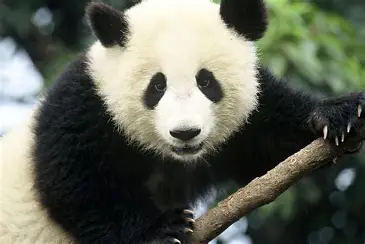
#> input picture lab_01/panda.png, 365 x 244 px
$ jupyter execute Lab_01.ipynb
#> lines starting #> are read from the running program, lines starting #| are printed output that depends on the picture
# Lab 01 - NumPY, Vectors, Matrices

[cell 1]
import numpy as np

## Exercise 1 - Vectors

[cell 2]
# Initialize two arrays of length 6
x = np.array([1, 2, 3, 4, 5, 6])
y = np.array([7, 8, 9, 10, 11, 12])

# Extract the first 3 elements of x
x_first_elems = x[:3]

# Extract the last 3 elements of y
y_last_elems = y[3:]

# Concatenate x_first_elems and y_last_elems
z = np.concatenate((x_first_elems, y_last_elems))

# Stack x, y and z
m = np.stack((x, y, z))

# Print the number of dimensions, the size and the shape of m

print(f"{m}\n {m.ndim} - {m.size} - {m.shape}")

[cell 3]
# Given an array, print all the elements with a value between 3 and 7 (included), WITHOUT using loops
a = np.array([1, 2, 3, 5, 7, 3, 4, 12, 2, 5, 6, 8, 9, 3, 3, 1, 1, 2, 9, 3, 7, 8, 10])

guard = a[(a > 2) & (a < 8)]

guard

## Exercise 2 - Matrices

[cell 4]
# Create a 3x4 matrix of random integers between 1 and 10
matrix = np.random.randint(1, 11, size=(3, 4))

matrix

[cell 5]
# Create a 3x4 matrix of ones
ones_matrix = np.ones((3,4))

ones_matrix

[cell 6]
# Sum the two matrices and visualize the resulting matrix
sum_matrix = matrix + ones_matrix

sum_matrix

[cell 7]
# Sum one to each cell of the resulting matrix without using loops
sum_matrix += np.ones((3,4))

sum_matrix

[cell 8]
# Compute the sum of all the elements of the matrix (no loops)
s = np.sum(sum_matrix)

# Compute the minimum and the maximum elements of the matrix (no loops)
min_el = np.min(sum_matrix)
max_el = np.max(sum_matrix)


# Compute the sum of each row of the matrix
row_sums = np.sum(sum_matrix, axis=1)

# Compute the minimum of each column of the matrix
col_mins = np.min(sum_matrix, axis=0)

print(f"sum:{s}, min:{min_el}, max:{max_el}, row sums:{row_sums}, column mins:{col_mins}")

[cell 9]
# Collapse the matrix in a 1d-array
flattened_matrix = sum_matrix.flatten()

print(flattened_matrix)

# Reshape the matrix to have a shape equal to (6, 2)
reshaped_matrix = sum_matrix.reshape(6,2)

reshaped_matrix

[cell 10]
# Generate an array of 6 random integers
random_array = np.random.randint(1, 11, size=6)

random_array

[cell 11]
# Add a new axis using np.newaxis
random_array_2d = random_array[np.newaxis, :]

random_array_2d

## Exercise 3 - Euclidean Distance

The Euclidean distance between two points is obtained by computing the length of the straight line connecting those points.
Mathematically, it is defined as:
        $$d(p, q) = \sqrt{(q_1 - p_1)^2 + (q_2 - p_2)^2 + \dots + (q_n - p_n)^2}$$
for any pair of n-dimensional points

[cell 12]
# Define first matrix: 2 points in 2D space
A = np.array([[0, 0], [1, 1]])

# Define second matrix: 3 points in 3D space
B = np.array([[1, 0],
              [0, 1],
              [3, 3]])

[cell 13]
# Compute the distance matrix, containing the Euclidean distance between any pair of points one can obtain combining A and B
# Loops are allowed

matrix = np.zeros((A.shape[0], B.shape[0]))

for i in range(A.shape[0]):
    for j in range(B.shape[0]):
        matrix[i, j] = np.sqrt(np.sum(np.square(A[i] - B[j])))

matrix

[cell 14]
# Compute the distance matrix without using loops

# Sum of squares for each row in A
A_sq = np.sum(np.square(A), axis=1).reshape(-1, 1)

# Sum of squares for each row in B
B_sq = np.sum(np.square(B), axis=1).reshape(-1, 1)

# Perform matrix multiplication
AB = np.dot(A, B.T)

# Apply the (A^2 + B^2 - 2AB) formula
dists_sq = A_sq + B_sq.T - 2 * AB

# Compute the square root of the distances
dists = np.sqrt(dists_sq)

# Print distance matrix
print("Distance Matrix:\n", dists)

## Exercise 4 - Matplotlib

[cell 15]
import matplotlib.pyplot as plt
from PIL import Image

[cell 16]
# Load the panda image in greyscale using PIL
I = Image.open('panda.png').convert('L')
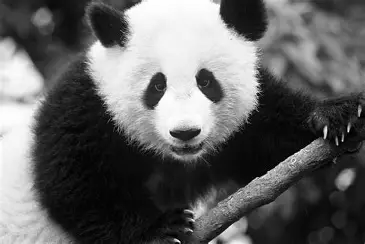
#> I: PIL image 365x244 L; min 0, max 255, mean 98

# Display the image
plt.imshow(I, cmap='gray')
plt.axis('off') # Hide axes for cleaner image display
plt.show()

[cell 17]
# Extract the array representing the image
I_array = np.array(I)

# Extract the max and min values from the image
min_val = np.min(I_array)
#> min_val = 0
max_val = np.max(I_array)
#> max_val = 255

print("Minimum value:", min_val)
#| Minimum value: 0
print("Maximum value:", max_val)
#| Maximum value: 255

[cell 18]
# Print the coordinates of pixels containing max and min values
guard = np.where((I_array == min_val) | (I_array == max_val))
#> guard = 70 positions, rows 3 to 243, columns 87 to 363
coords = list(zip(guard[0], guard[1]))
#> coords = 70 pairs, first value 3 to 243, second value 87 to 363

print("Coordinates of pixels with max and min values:")
print(coords)
#> (printed output is left out)

[cell 19]
# Perform a "filter inversion" of the image: create a copy of the original image inverting the values of the pixels
I_inverted = 255 - I_array
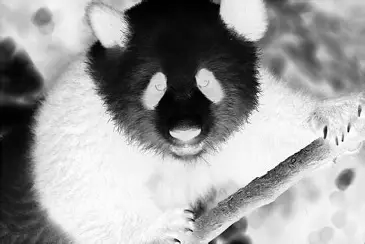
#> I_inverted: shape (244, 365); min 0, max 255, mean 157
